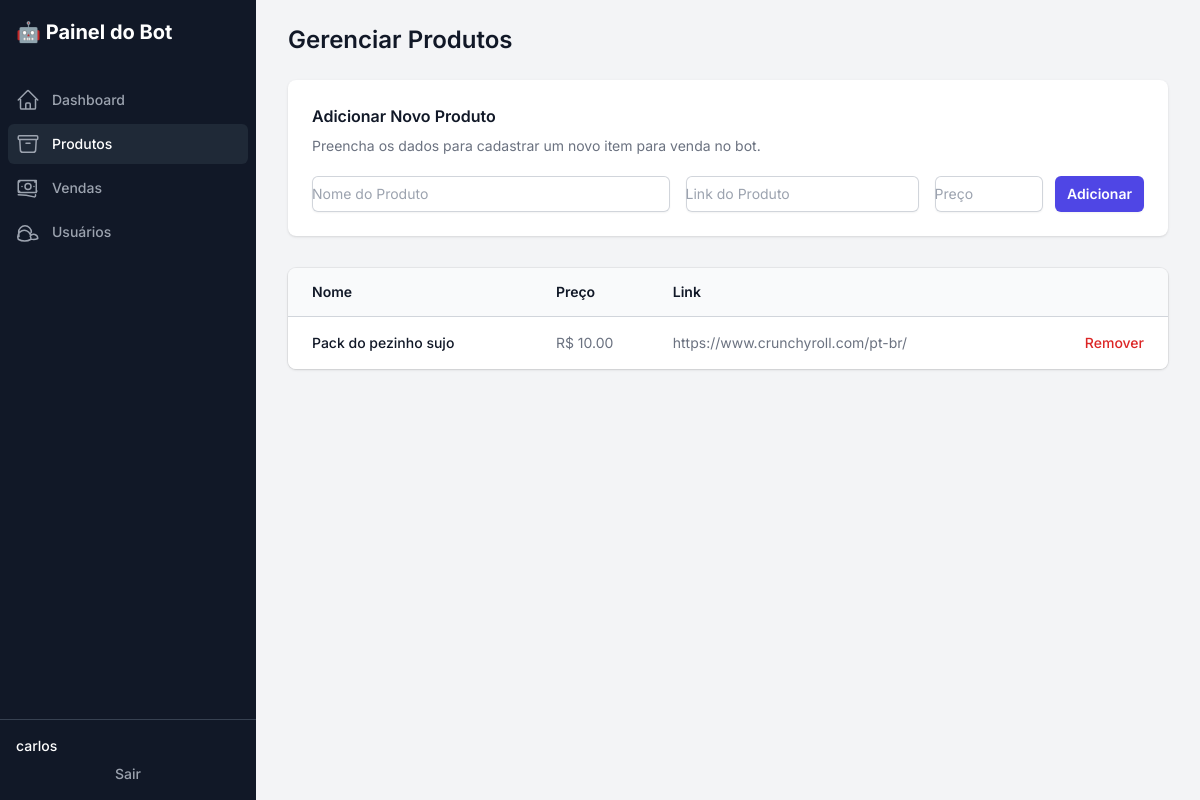
/produtos (signed in), run on an earlier commit of the app's database.
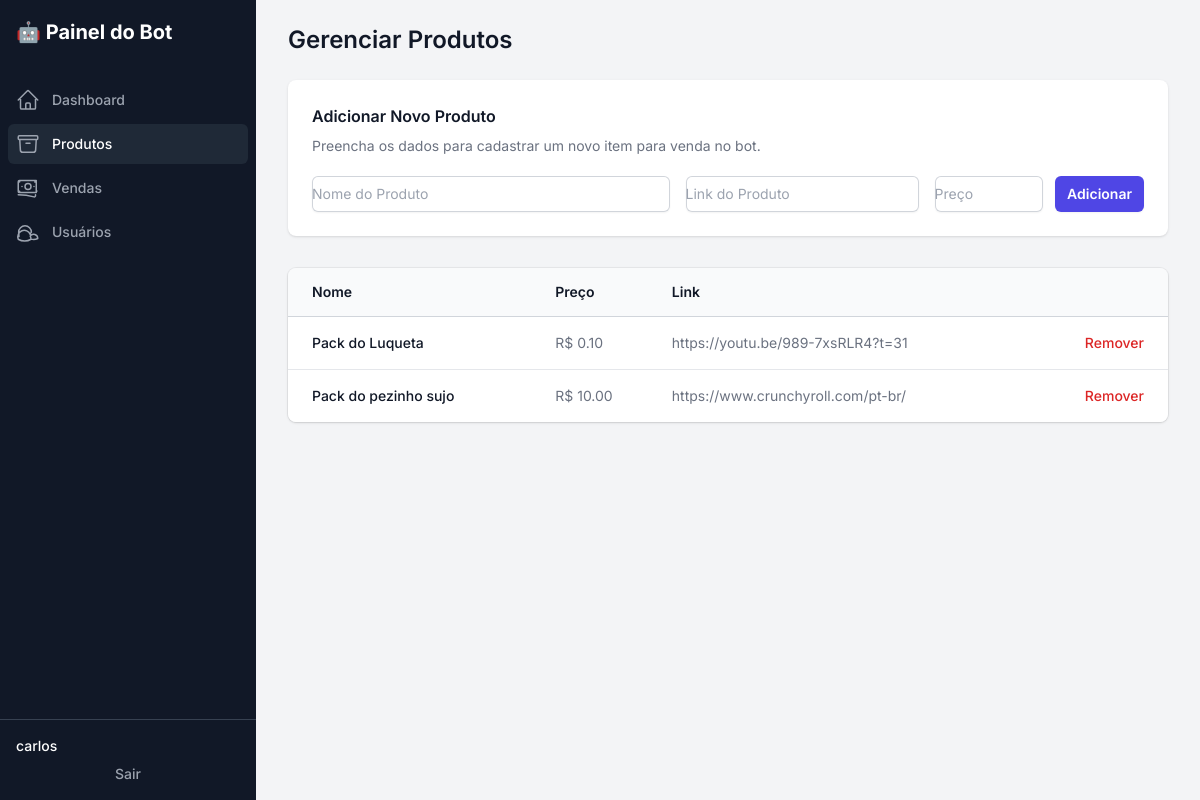
And on a later commit of the database.
### tables this page shows
CREATE TABLE produtos (
    id INTEGER PRIMARY KEY AUTOINCREMENT,
    nome TEXT NOT NULL,
    preco REAL NOT NULL,
    link TEXT NOT NULL
);

### app.py (the view, shortened to what this page needs)
@app.route('/produtos', methods=['GET', 'POST'])
def produtos():
    if not session.get('logged_in'): return redirect(url_for('login'))
    conn = get_db_connection()
    lista_produtos = conn.execute('SELECT * FROM produtos ORDER BY id DESC').fetchall()
    conn.close()
    return render_template('produtos.html', produtos=lista_produtos)

### app.py (called while the page is built)
def get_db_connection():
    conn = sqlite3.connect(DB_NAME)
    conn.row_factory = sqlite3.Row
    return conn

### templates/produtos.html (shortened to what this page needs)
{% extends "layout.html" %}
{% block content %}
<h1 class="text-2xl font-semibold text-gray-900">Gerenciar Produtos</h1>
<div class="mt-6 bg-white shadow sm:rounded-lg">
  <div class="px-4 py-5 sm:p-6">
    <h3 class="text-base font-semibold leading-6 text-gray-900">Adicionar Novo Produto</h3>
    <div class="mt-2 max-w-xl text-sm text-gray-500">
      <p>Preencha os dados para cadastrar um novo item para venda no bot.</p>
    </div>
    <form class="mt-5 sm:flex sm:items-center" action="{{ url_for('produtos') }}" method="POST">
      <div class="w-full grid grid-cols-1 sm:grid-cols-6 gap-4">
        <div class="sm:col-span-3">
            <input type="text" name="nome" id="nome" required placeholder="Nome do Produto" class="block w-full rounded-md border-0 py-1.5 text-gray-900 shadow-sm ring-1 ring-inset ring-gray-300 placeholder:text-gray-400 focus:ring-2 focus:ring-inset focus:ring-indigo-600 sm:text-sm sm:leading-6">
        </div>
        <div class="sm:col-span-2">
            <input type="text" name="link" id="link" required placeholder="Link do Produto" class="block w-full rounded-md border-0 py-1.5 text-gray-900 shadow-sm ring-1 ring-inset ring-gray-300 placeholder:text-gray-400 focus:ring-2 focus:ring-inset focus:ring-indigo-600 sm:text-sm sm:leading-6">
        </div>
         <div class="sm:col-span-1">
            <input type="number" step="0.01" name="preco" id="preco" required placeholder="Preço" class="block w-full rounded-md border-0 py-1.5 text-gray-900 shadow-sm ring-1 ring-inset ring-gray-300 placeholder:text-gray-400 focus:ring-2 focus:ring-inset focus:ring-indigo-600 sm:text-sm sm:leading-6">
        </div>
      </div>
      <button type="submit" class="mt-3 inline-flex w-full items-center justify-center rounded-md bg-indigo-600 px-3 py-2 text-sm font-semibold text-white shadow-sm hover:bg-indigo-500 focus-visible:outline focus-visible:outline-2 focus-visible:outline-offset-2 focus-visible:outline-indigo-600 sm:ml-3 sm:mt-0 sm:w-auto">Adicionar</button>
    </form>
  </div>
</div>
<div class="mt-8 flow-root">
    <div class="-mx-4 -my-2 overflow-x-auto sm:-mx-6 lg:-mx-8">
      <div class="inline-block min-w-full py-2 align-middle sm:px-6 lg:px-8">
        <div class="overflow-hidden shadow ring-1 ring-black ring-opacity-5 sm:rounded-lg">
          <table class="min-w-full divide-y divide-gray-300">
            <thead class="bg-gray-50">
              <tr>
                <th scope="col" class="py-3.5 pl-4 pr-3 text-left text-sm font-semibold text-gray-900 sm:pl-6">Nome</th>
                <th scope="col" class="px-3 py-3.5 text-left text-sm font-semibold text-gray-900">Preço</th>
                <th scope="col" class="px-3 py-3.5 text-left text-sm font-semibold text-gray-900">Link</th>
                <th scope="col" class="relative py-3.5 pl-3 pr-4 sm:pr-6"><span class="sr-only">Remover</span></th>
              </tr>
            </thead>
            <tbody class="divide-y divide-gray-200 bg-white">
              {% for produto in produtos %}
              <tr>
                <td class="whitespace-nowrap py-4 pl-4 pr-3 text-sm font-medium text-gray-900 sm:pl-6">{{ produto.nome }}</td>
                <td class="whitespace-nowrap px-3 py-4 text-sm text-gray-500">R$ {{ "%.2f"|format(produto.preco) }}</td>
                <td class="whitespace-nowrap px-3 py-4 text-sm text-gray-500 max-w-xs truncate">{{ produto.link }}</td>
                <td class="relative whitespace-nowrap py-4 pl-3 pr-4 text-right text-sm font-medium sm:pr-6">
                  <a href="{{ url_for('remove_product', id=produto.id) }}" class="text-red-600 hover:text-red-900">Remover</a>
                </td>
              </tr>
              {% else %}
              <tr>
                <td colspan="4" class="py-4 text-center text-sm text-gray-500">Nenhum produto cadastrado.</td>
              </tr>
              {% endfor %}
            </tbody>
          </table>
        </div>
      </div>
    </div>
</div>
{% endblock %}

What changed in the data, as far as the page shows it:
added produtos: nome "Pack do Luqueta", preco "0.10", link "https://youtu.be/989-7xsRLR4?t=31"
